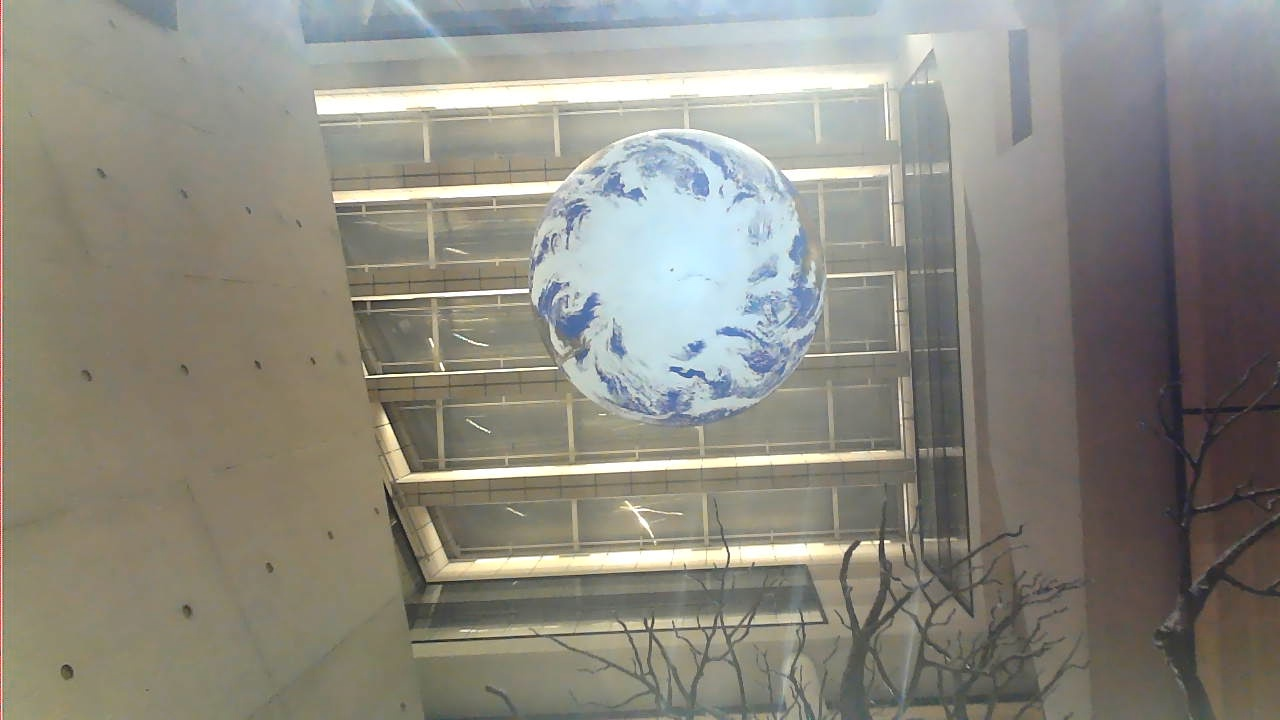
#> input picture task2_stereo/left_camera.jpg, 1280 x 720 px, found by its file name
$ python final_task2_stereo.py
#> lines starting #> are read from the running program, lines starting #| are printed output that depends on the picture; after the words box and inside, x2 and y2 are one past the last pixel; in counts of white or black regions, pixels touching at a corner belong together
import numpy as np
import cv2
import matplotlib.pyplot as plt
from skimage.measure import CircleModel, ransac

from scipy.interpolate import griddata

# task2 height from stereo pics framework
# need better center measurement strategy
# apply:case_all_circle


class StereoHeightEstimator:
    """
    Estimates the height of an Aerial Object (AO) above ground using stereo vision.
    Uses triangulation with known baseline distance between two cameras.
    """

    def __init__(self, baseline_cm=120, focal_length_px=None):
        """
        Initialize the stereo height estimator.

        Args:
            baseline_cm: Distance between the two cameras in centimeters (default: 120cm)
            focal_length_px: Focal length in pixels (can be estimated from images)
        """
#> further down, img_left is the input picture: shape (720, 1280, 3); mean B, G, R 127.7, 137, 139.2
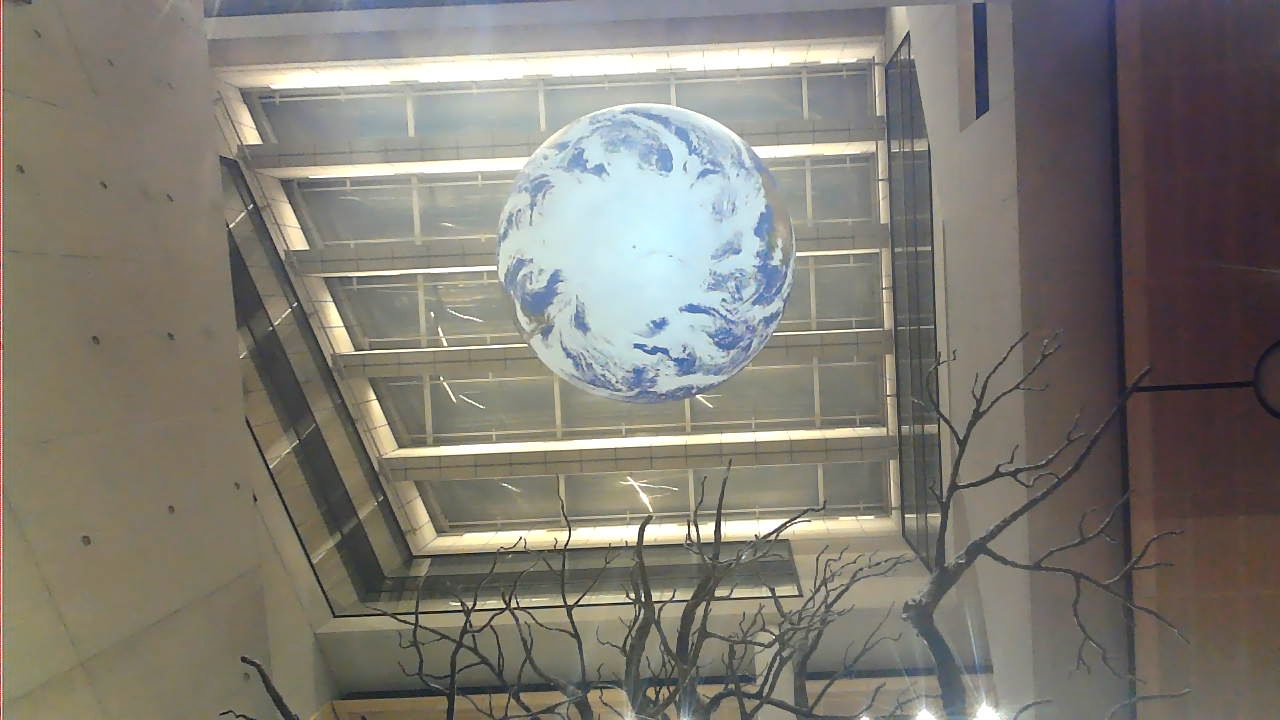
#> input picture task2_stereo/right_camera.jpg, 1280 x 720 px, found by its file name
#> further down, img_right is the input picture: shape (720, 1280, 3); mean B, G, R 115.4, 123.6, 127.4
        self.baseline_cm = baseline_cm
        self.focal_length_px = focal_length_px

    def detect_ao_center(self, image, center_weight=0.2, auto_scale_margin=20, use_connected_components=True):
        """
        Enhanced version using connected components with automatic radius adjustment

        Parameters:
        -----------
        image : Input image
        center_weight : float
            Weight for center penalty (0 to 1). Higher values favor more central circles.
            0 = no penalty, 1 = maximum penalty for off-center circles
        auto_scale_margin : int
            Pixel margin to add beyond the farthest component point (default: 5 pixels).
            Ensures all edges are included with a small safety buffer.
        use_connected_components : bool
            If True, use connected components analysis to keep all central data points

        Returns:
        --------
        circle_mask : numpy array     Binary mask of the detected circle
        edges : numpy array           Edge detection result (for visualization)
        """
#> called with center_weight = 0.2, auto_scale_margin = 20, use_connected_components = True

        H, W = image.shape[:2]
        img_center_x = W / 2
        img_center_y = H / 2
        max_distance = np.sqrt(img_center_x**2 + img_center_y**2)  # diagonal distance
        max_possible_radius = min(H, W) / 2  # Maximum reasonable radius

        # Color threshold, ocean only -- pick blue
        hsv = cv2.cvtColor(image, cv2.COLOR_BGR2HSV)
#> hsv: shape (720, 1280, 3); mean H, S, V 48.1, 37.7, 143.7
        lower_blue = np.array([85, 40, 40])
        upper_blue = np.array([135, 255, 255])
        ocean_mask = cv2.inRange(hsv, lower_blue, upper_blue)
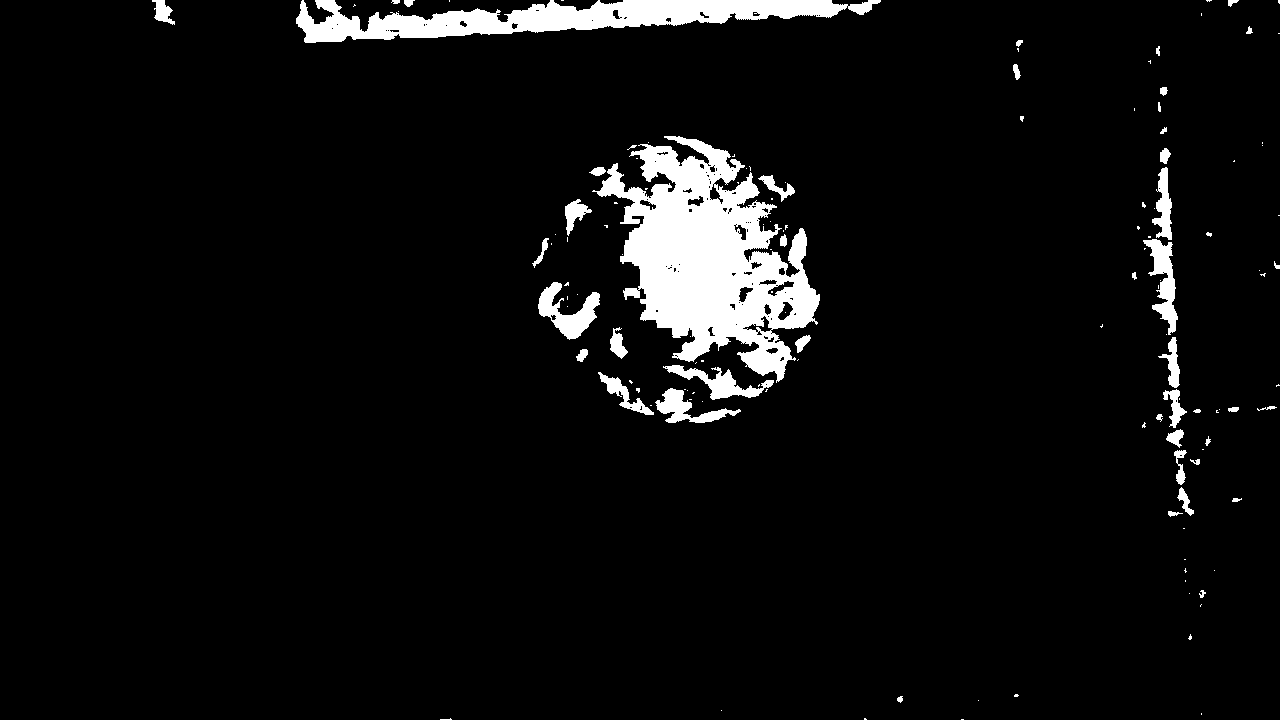
#> ocean_mask: shape (720, 1280); 5.5% white; 135 white regions (89 under 20 px), largest, box (x1, y1, x2, y2) and area: (592, 136, 820, 383) 27319, (296, 0, 881, 43) 12235, (538, 282, 600, 340) 1570

        # Smooth mask (remove land + noise)
        kernel = cv2.getStructuringElement(cv2.MORPH_ELLIPSE, (7, 7))
        ocean_mask = cv2.morphologyEx(ocean_mask, cv2.MORPH_OPEN, kernel, iterations=2)
#> ocean_mask: shape (720, 1280); 4% white; 22 white regions, largest, box (x1, y1, x2, y2) and area: (624, 146, 783, 362) 19335, (617, 0, 839, 27) 4168, (367, 8, 507, 39) 2704
        ocean_mask = cv2.morphologyEx(ocean_mask, cv2.MORPH_CLOSE, kernel, iterations=2)
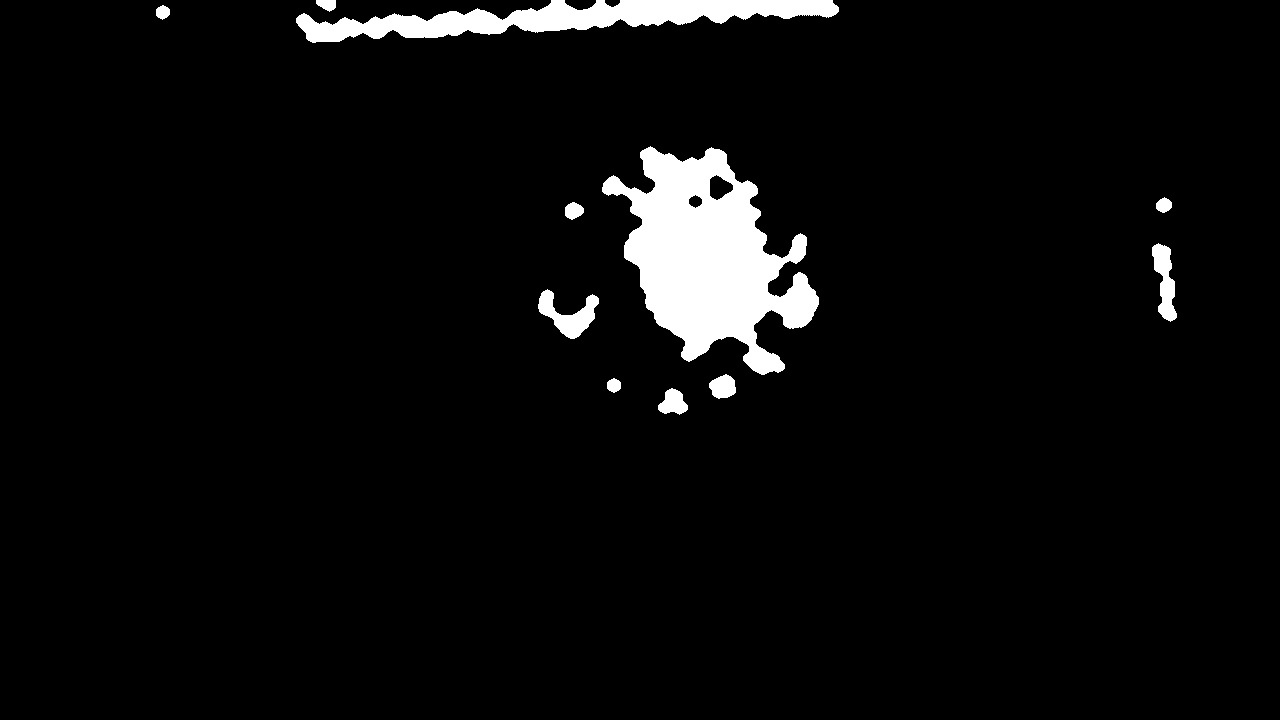
#> ocean_mask: shape (720, 1280); 4.4% white; 11 white regions, largest, box (x1, y1, x2, y2) and area: (602, 146, 819, 375) 25185, (296, 0, 839, 43) 10849, (538, 289, 599, 339) 1331

        if use_connected_components:
            print("  Using connected components analysis...")

            # First, create a center region mask to focus analysis
            # Only analyze the central 80% of the image to avoid background
            center_roi = np.zeros_like(ocean_mask)  # region of interest
            roi_margin_h = int(H * 0.1)  # 10% margin on top/bottom
            roi_margin_w = int(W * 0.1)  # 10% margin on left/right
            center_roi[roi_margin_h:H-roi_margin_h, roi_margin_w:W-roi_margin_w] = 255

            # Apply ROI constraint to ocean mask
            ocean_mask_roi = cv2.bitwise_and(ocean_mask, center_roi)
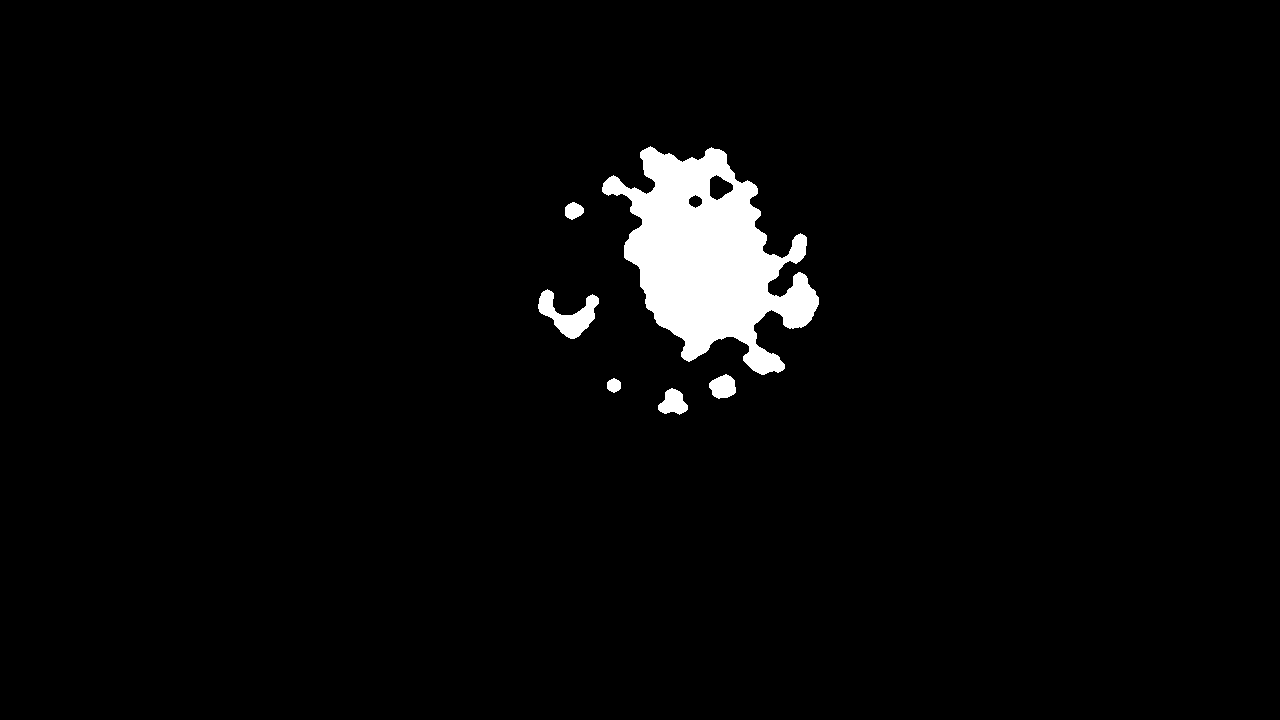
#> ocean_mask_roi: shape (720, 1280); 3% white; 6 white regions, box (x1, y1, x2, y2) and area: (602, 146, 819, 375) 25185, (538, 289, 599, 339) 1331, (658, 388, 688, 415) 522, (709, 374, 736, 399) 490, (565, 202, 584, 220) 246, (607, 378, 621, 393) 158

            # Find all connected components in the ROI-constrained ocean mask
            num_labels, labels, stats, centroids = cv2.connectedComponentsWithStats(ocean_mask_roi, connectivity=8)
#> labels: shape (720, 1280) int32; 7 distinct labels, from 0 to 6
#> num_labels = 7; stats = [[0, 0, 1280, 720, 893668], [602, 146, 217, 229, 25185], [565, 202, 19, 18, 246], [538, 289, 61, 50, 1331], [709, 374, 27, 25, 490], [607, 378, 14, 15, 158], [658, 388, 30, 27, 522]]; centroids = [[637.6, 362.4], [708.7, 257.4], [573.3, 210.4], [568.4, 314.6], [722.6, 386.5], [613.5, 385], [672.8, 402.4]]
#> (the rest of the program and of its run is left out)
